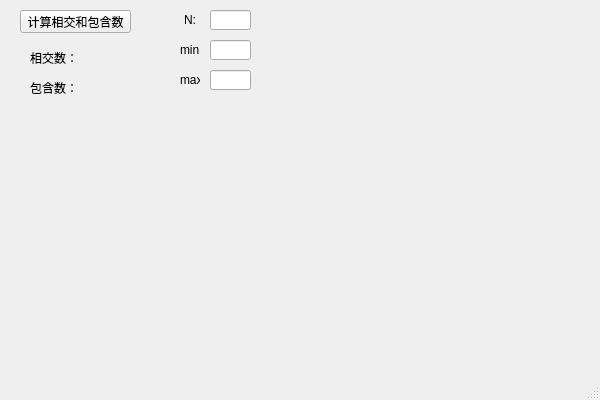
<?xml version="1.0" encoding="UTF-8"?>
<ui version="4.0">
 <class>Ex_1_2_003Class</class>
 <widget class="QMainWindow" name="Ex_1_2_003Class">
  <property name="geometry">
   <rect>
    <x>0</x>
    <y>0</y>
    <width>600</width>
    <height>400</height>
   </rect>
  </property>
  <property name="windowTitle">
   <string>Ex_1_2_003</string>
  </property>
  <widget class="QWidget" name="centralWidget">
   <widget class="QPushButton" name="Btn_IC">
    <property name="geometry">
     <rect>
      <x>20</x>
      <y>10</y>
      <width>111</width>
      <height>23</height>
     </rect>
    </property>
    <property name="text">
     <string>计算相交和包含数</string>
    </property>
   </widget>
   <widget class="QLabel" name="Lable_Intersacted">
    <property name="geometry">
     <rect>
      <x>30</x>
      <y>50</y>
      <width>71</width>
      <height>16</height>
     </rect>
    </property>
    <property name="text">
     <string>相交数：</string>
    </property>
   </widget>
   <widget class="QLabel" name="Lable_Contains">
    <property name="geometry">
     <rect>
      <x>30</x>
      <y>80</y>
      <width>61</width>
      <height>16</height>
     </rect>
    </property>
    <property name="text">
     <string>包含数：</string>
    </property>
   </widget>
   <widget class="QLineEdit" name="LE_N">
    <property name="geometry">
     <rect>
      <x>210</x>
      <y>10</y>
      <width>41</width>
      <height>20</height>
     </rect>
    </property>
   </widget>
   <widget class="QLabel" name="label">
    <property name="geometry">
     <rect>
      <x>184</x>
      <y>10</y>
      <width>20</width>
      <height>20</height>
     </rect>
    </property>
    <property name="text">
     <string>N:</string>
    </property>
   </widget>
   <widget class="QLabel" name="label_2">
    <property name="geometry">
     <rect>
      <x>180</x>
      <y>40</y>
      <width>20</width>
      <height>20</height>
     </rect>
    </property>
    <property name="text">
     <string>min:</string>
    </property>
   </widget>
   <widget class="QLabel" name="label_3">
    <property name="geometry">
     <rect>
      <x>180</x>
      <y>70</y>
      <width>20</width>
      <height>20</height>
     </rect>
    </property>
    <property name="text">
     <string>max:</string>
    </property>
   </widget>
   <widget class="QLineEdit" name="LE_Min">
    <property name="geometry">
     <rect>
      <x>210</x>
      <y>40</y>
      <width>41</width>
      <height>20</height>
     </rect>
    </property>
   </widget>
   <widget class="QLineEdit" name="LE_Max">
    <property name="geometry">
     <rect>
      <x>210</x>
      <y>70</y>
      <width>41</width>
      <height>20</height>
     </rect>
    </property>
   </widget>
  </widget>
  <widget class="QStatusBar" name="statusBar"/>
 </widget>
 <layoutdefault spacing="6" margin="11"/>
 <resources>
  <include location="Ex_1_2_003.qrc"/>
 </resources>
 <connections/>
</ui>
